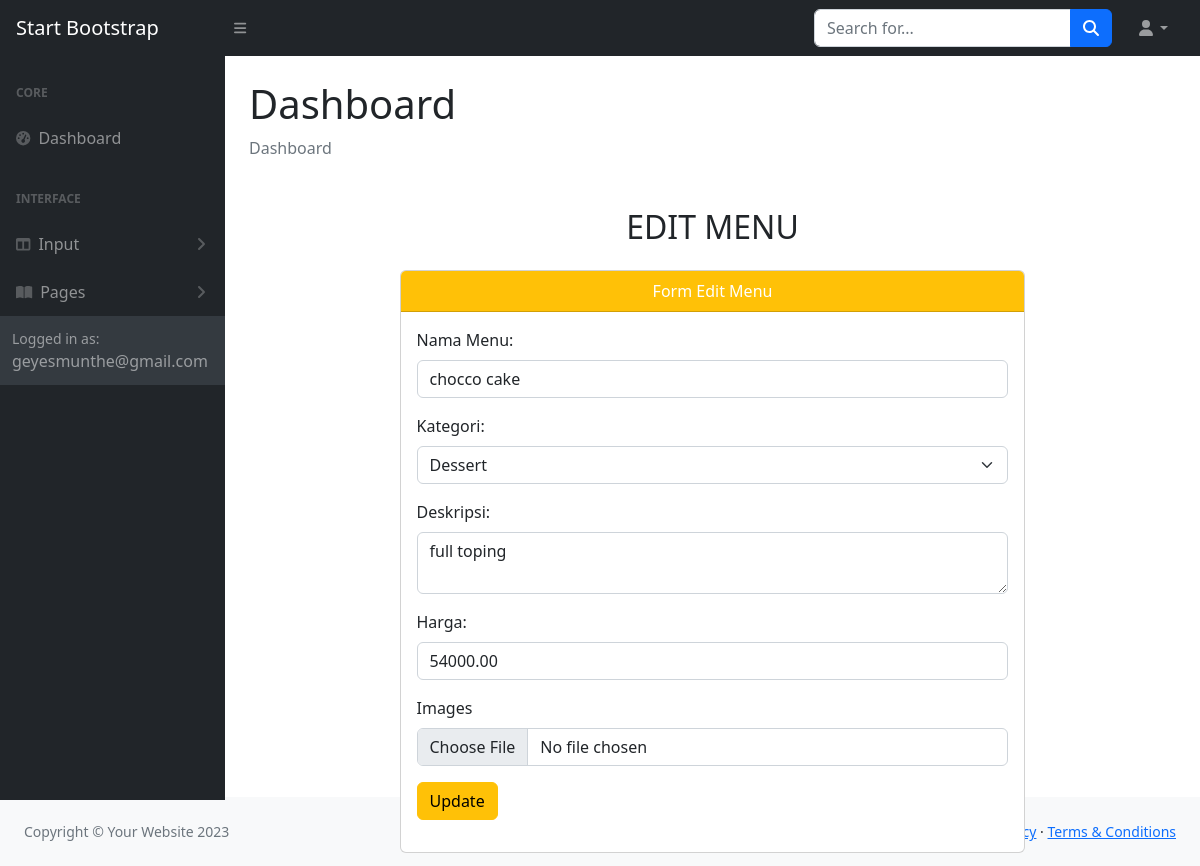
The page /editresto.php?edit=2 on the database its author committed.
### tables this page shows
CREATE TABLE `restaurant` (
  `pelanggan_id` int(11) NOT NULL,
  `nama_menu` varchar(255) NOT NULL,
  `category` varchar(255) DEFAULT NULL,
  `description` text DEFAULT NULL,
  `price` decimal(10,2) NOT NULL,
  `images` varchar(255) DEFAULT NULL,
  `jumlah` char(255) NOT NULL
);

### editresto.php (the view, shortened to what this page needs)
<?php
include "include/include.php";
if (isset($_GET['edit'])) {
    $edit_id = $_GET['edit'];
    $query = "SELECT * FROM restaurant WHERE pelanggan_id = ?";
    $stmt = mysqli_prepare($connection, $query);
    mysqli_stmt_bind_param($stmt, 's', $edit_id);
    mysqli_stmt_execute($stmt);
    $result = mysqli_stmt_get_result($stmt);
    if ($row = mysqli_fetch_assoc($result)) {
        ?>
        <?php include "include/head.php"; ?>
        </head>
        <body class="sb-nav-fixed">
            <?php include "include/navbar.php"; ?>
            <div id="layoutSidenav">
                <div id="layoutSidenav_nav">
                    <?php include "include/menunav.php" ?>
                </div>
                <div id="layoutSidenav_content">
                    <main>
                        <div class="container-fluid px-4">
                            <h1 class="mt-4">Dashboard</h1>
                            <ol class="breadcrumb mb-4">
                                <li class="breadcrumb-item active">Dashboard</li>
                            </ol>
                        </div>
                    </main>
                    <div class="container mt-4">
                        <h2 class="text-center mb-4">EDIT MENU</h2>
                        <div class="row justify-content-center">
                            <div class="col-md-8">
                                <div class="card">
                                    <div class="card-header bg-warning text-white text-center">
                                        Form Edit Menu
                                    </div>
                                    <div class="card-body">
                                        <form action="" method="post" enctype="multipart/form-data">
                                            <div class="mb-3">
                                                <label for="namamenu" class="form-label">Nama Menu:</label>
                                                <input type="text" name="namamenu" class="form-control" value="<?php echo $row['nama_menu']; ?>" required>
                                            </div>
                                            <div class="mb-3">
                                                <label for="categorymenu" class="form-label">Kategori:</label>
                                                <select name="categorymenu" id="categorymenu" class="form-select">
                                                    <option value="Dessert" <?php echo ($row['category'] == 'Dessert') ? 'selected' : ''; ?>>Dessert</option>
                                                </select>
                                            </div>
                                            <div class="mb-3">
                                                <label for="descriptionmenu" class="form-label">Deskripsi:</label>
                                                <textarea name="descriptionmenu" class="form-control"><?php echo $row['description']; ?></textarea>
                                            </div>
                                            <div class="mb-3">
                                                <label for="price" class="form-label">Harga:</label>
                                                <input type="number" name="price" class="form-control" value="<?php echo $row['price']; ?>" required>
                                            </div>
                                            <div class="mb-3">
                                                <label for="images" class="form-label">Images</label>
                                                <input type="file" name="image" class="form-control">
                                            </div>
                                            <button type="submit" name="Update" class="btn btn-warning">Update</button>
                                        </form>
                                    </div>
                                </div>
                            </div>
                        </div>
                    </div>
                </div>
            </div>
            <?php
    } else {
        echo "Data not found.";
    }
}
?>
<?php include "include/footer.php"; ?>
        </body>
        </html>

### rows shown on the page
restaurant: namamenu "chocco cake", categorymenu "Dessert", descriptionmenu "full toping", price "54000.00"
